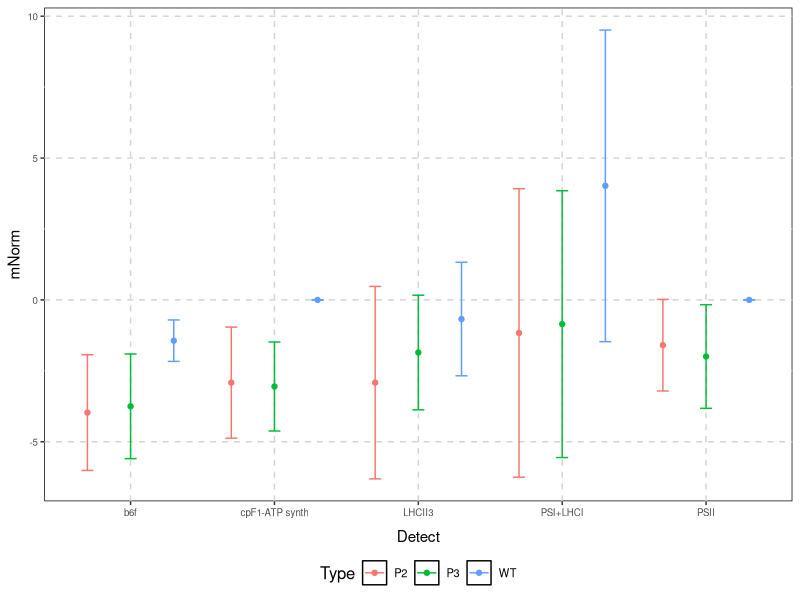
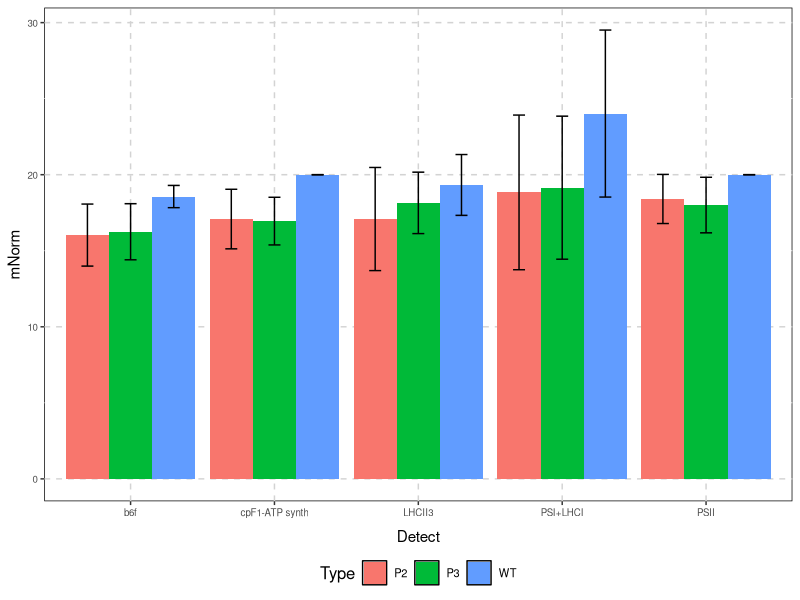

Source code (R) for these figures, in order:
library(reshape2)
library(dplyr)
library(ggplot2)

size_mod <- -5
cool_theme <- theme(plot.background=element_rect(fill = "transparent",
                                                 colour = "transparent"),
                    panel.grid.major = element_line(colour="lightgrey", linetype = "dashed"),
                    panel.background = element_rect(fill = "transparent",colour = "black"),
                    legend.background = element_rect(fill="NA"),
                    legend.position = "bottom",
                    axis.text = element_text(size=12 + size_mod),
                    axis.title.x = element_text(size=16 + size_mod, vjust = -1), 
                    axis.title.y = element_text(size=16 + size_mod, vjust = 1),
                    strip.text = element_text(size=17 + size_mod, face = "bold"),
                    legend.text = element_text(size=13 + size_mod), 
                    legend.title = element_text(size=17 + size_mod),
                    plot.title = element_text(size=20 + size_mod))

dat <- read.csv("dat.csv", header = FALSE)
colnames(dat) <- c("Detect", "Type", "05/23/2013", "06/10/2013", "06/17/2013", "06/13/2013")
mdat <- melt(dat, variable.name = "Date", value.name = "Value") %>% filter(Date != "06/17/2013")

only_WT <- mdat %>% filter(Type == "WT")

dodge <- position_dodge(width=0.9)

BL <- only_WT %>% group_by(Date) %>% summarise(mBL = median(Value), sdBL = mad(Value))

BLdat <- mdat %>% group_by(Date) %>% mutate(Norm = (Value - median(Value[Type == "WT"]))/mad(Value[Type == "WT"])) %>% ungroup

fin <- BLdat %>% group_by(Detect, Type) %>% summarise(mNorm = median(Norm), sdNorm = mad(Norm)) %>% 
  mutate(Up = mNorm + sdNorm, Low = mNorm - sdNorm)

ggplot(fin, aes(x = Detect, y = mNorm, colour = Type)) +
  geom_point(position = dodge) + 
  geom_errorbar(aes(ymax = Up, ymin = Low, x = Detect, colour = Type), position=dodge, width=0.25) + 
  cool_theme

fin2 <- BLdat %>% group_by(Detect, Type) %>% summarise(mNorm = median(Norm) + 20, sdNorm = mad(Norm)) %>% 
  mutate(Up = mNorm + sdNorm, Low = mNorm - sdNorm)

ggplot(fin2, aes(x = Detect, y = mNorm, fill = Type)) +
  geom_bar(stat = "identity", position = dodge) + 
  geom_errorbar(aes(ymax = Up, ymin = Low, x = Detect, fill = Type), position=dodge, width=0.25) + 
  cool_theme
  